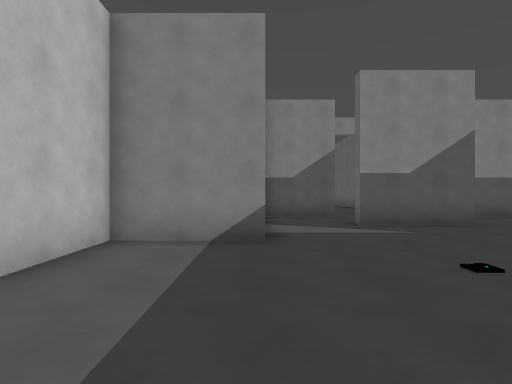
view 1 (above)

24 first-person views from a walk through a 3-D level made in the Godot game engine. The camera is 1.4 m above the floor, looks level and sees 75° across. The floor is counted in squares, 1.8 m on a side. Each view is taken from the middle of a square. On the plan, view 1 faces up. The plan holds only what a view shows up to about 11 squares ahead; the rest is blank. The place goes on beyond the plan.

view 2
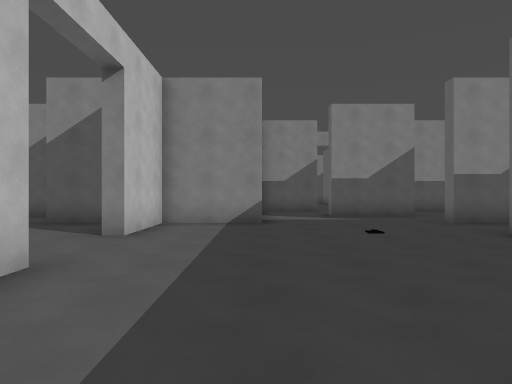

view 3
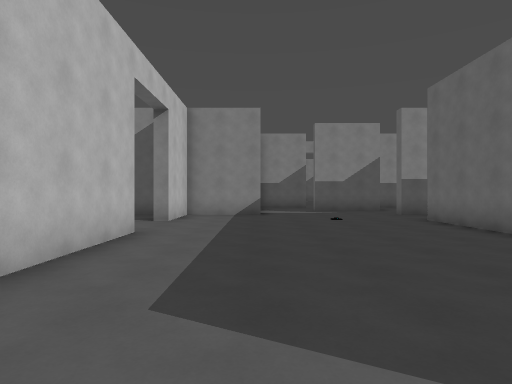

view 4
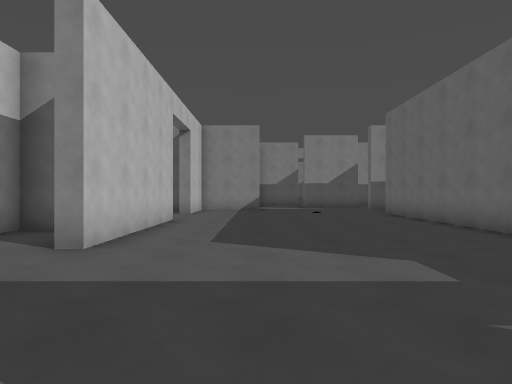

view 5
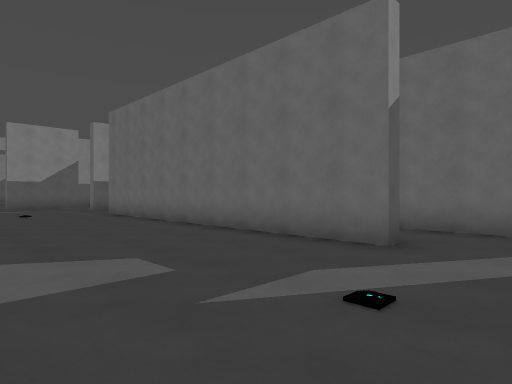

view 6
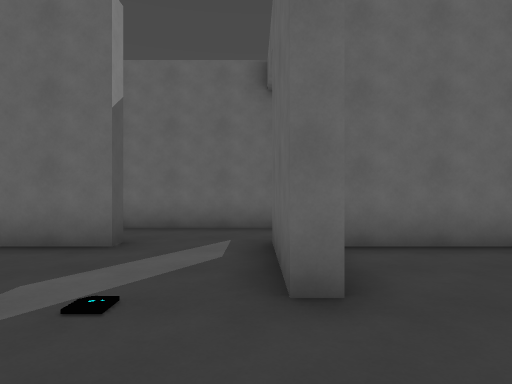

view 7
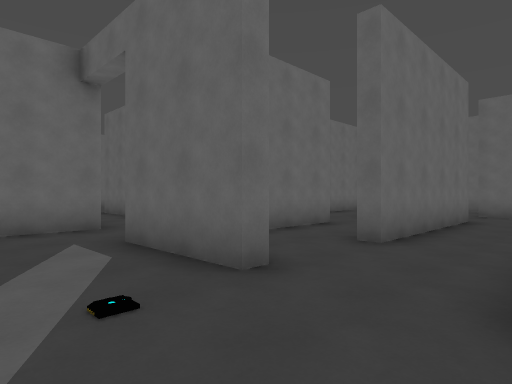

view 8
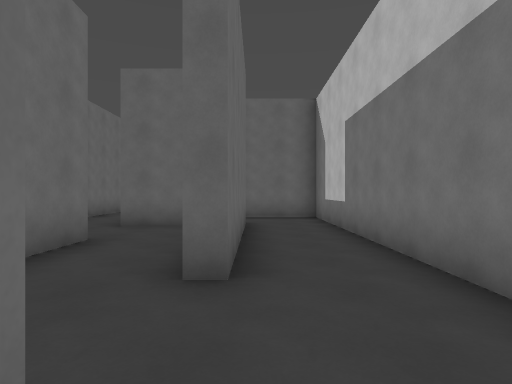

view 9
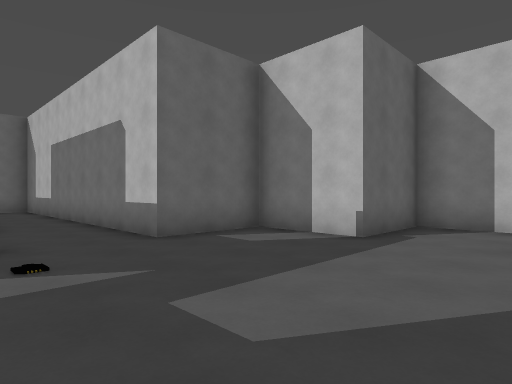

view 10
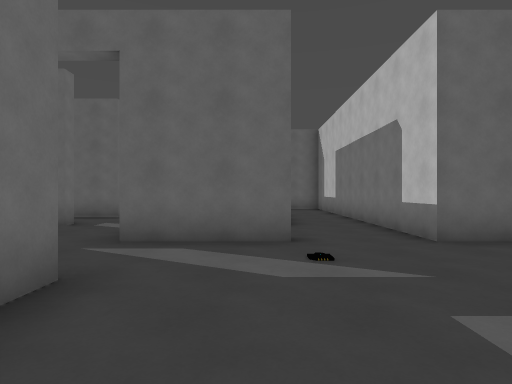

view 11
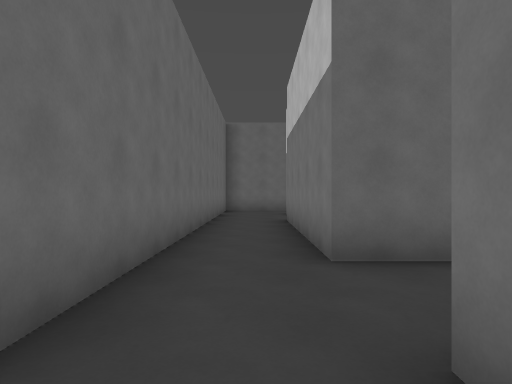

view 12
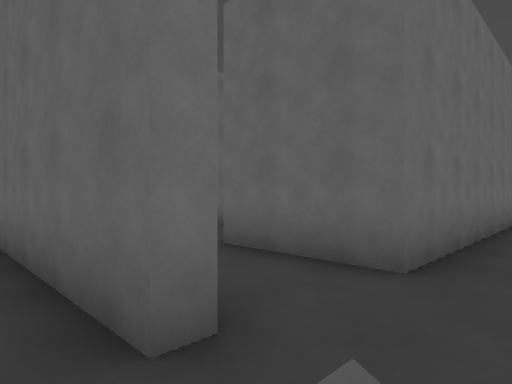

view 13
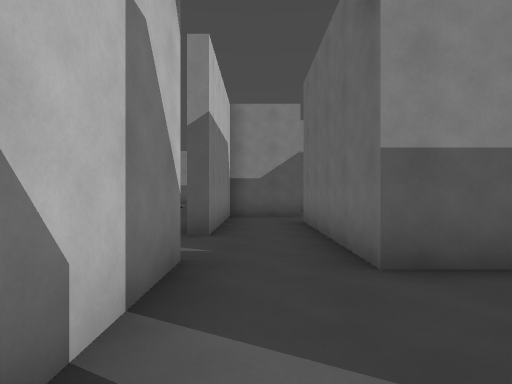

view 14
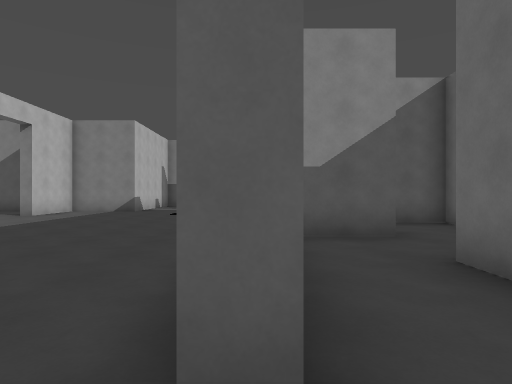

view 15
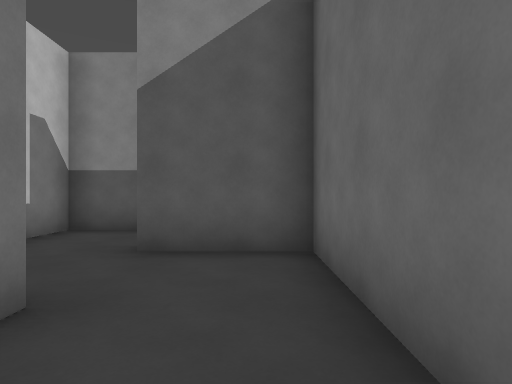

view 16
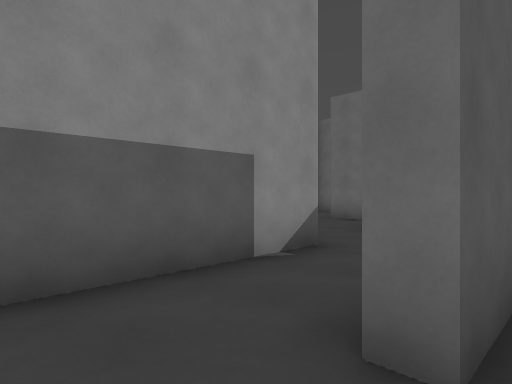

view 17
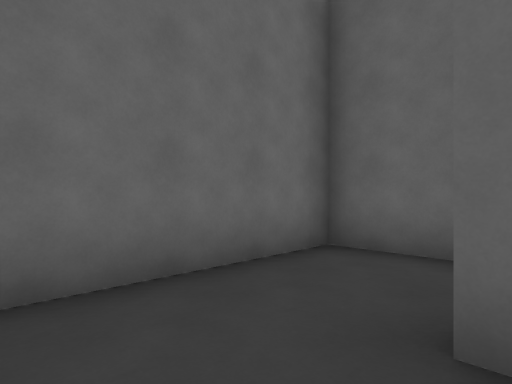

view 18
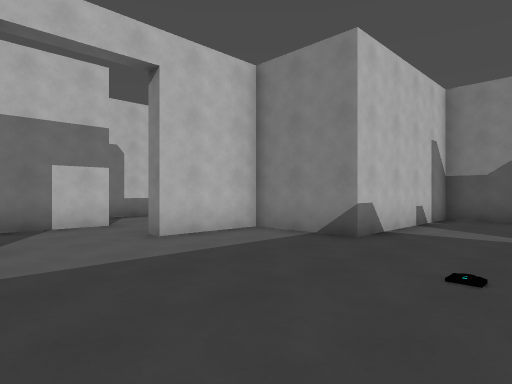

view 19
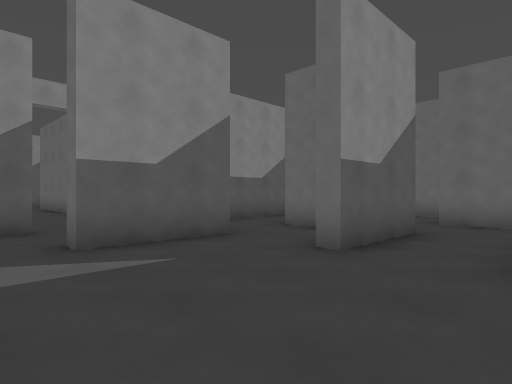

view 20
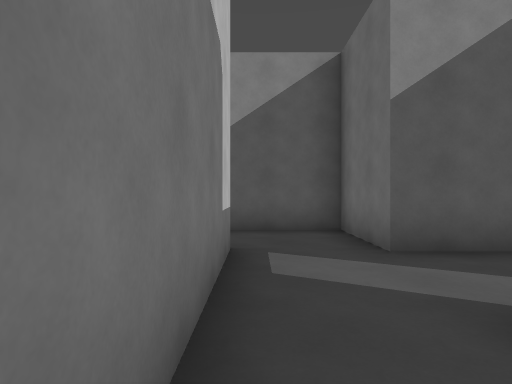

view 21
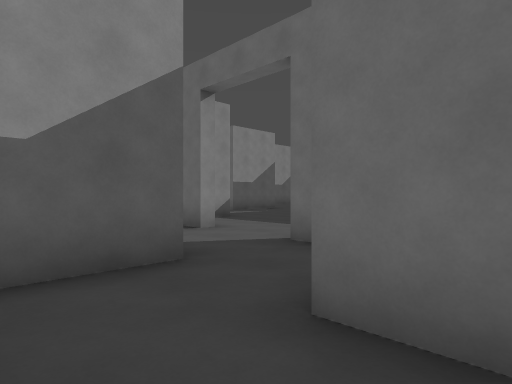

view 22
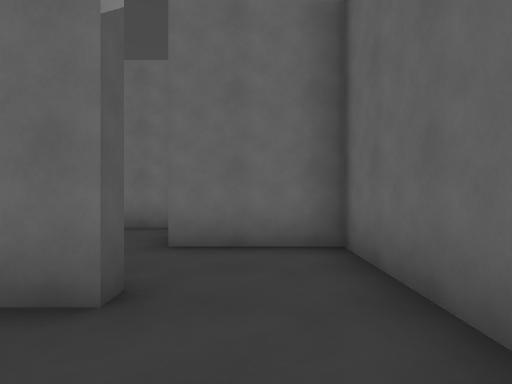

view 23
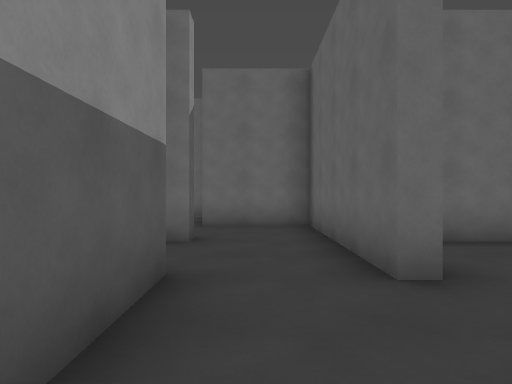

view 24
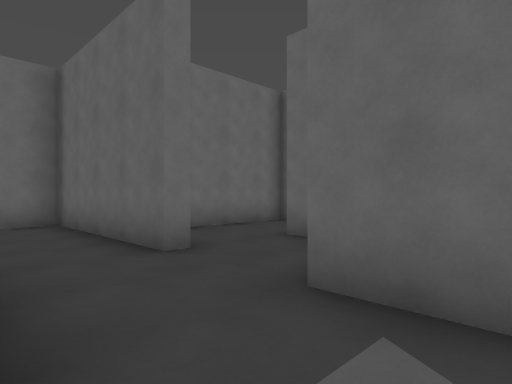

### Floor plan
Ten units are one square. View 1 is at (0, 0); x grows to the right and y downward. Boxes are objects, and circles mark ways between rooms. Rooms are numbered by the first view taken in them; rooms with no view inside come last. Other rooms are left out.
<svg viewBox="-145 -108 255 351">
<path fill="none" stroke="#000" d="M52 46 52 70 48 70 48 -32M-23 -5 -23 45M-23 67 -23 93 1 93 1 106M24 98 24 93 52 93 52 105M72 97 72 42M78 -53 50 -53 50 -58M52 -78 24 -78 24 -82M1 -84 1 -53 -23 -53 -23 -28M72 143 100 143M52 140 52 145M74 122 74 118 105 118M86 97 72 97M52 105 52 120M80 43 97 43 97 26M97 26 97 -3 74 -3M-73 -56 -73 -14M-72 20 -78 20 -78 12M-101 43 -52 43 -52 18M-48 -3 -66 -3M-99 22 -120 22M-101 48 -101 43M-138 43 -122 43M48 145 48 102M22 120 28 120M36 168 52 168M22 171 22 120M1 106 1 193 25 193M52 168 52 221M72 238 72 143M74 -3 74 -8M102 -28 52 -28 52 -15M-48 50 -48 67 -23 67M-23 45 -28 45M-41 22 -48 22 -48 28M-48 -31 -48 -10M-23 -28 -27 -28 -27 -36M-52 -53 -52 -78 -76 -78M75 22 52 22 52 46M25 -103 1 -103 1 -84M-27 4 -27 -5M-27 14 -27 4M-36 -53 -52 -53"/>
<circle cx="60" cy="100" r="3" fill="#2a7"/>
<circle cx="15" cy="100" r="3" fill="#2a7"/>
<circle cx="-30" cy="55" r="3" fill="#2a7"/>
<circle cx="-30" cy="-15" r="3" fill="#2a7"/>
<circle cx="60" cy="55" r="3" fill="#2a7"/>
<circle cx="15" cy="-80" r="3" fill="#2a7"/>
<circle cx="65" cy="120" r="3" fill="#2a7"/>
<circle cx="60" cy="150" r="3" fill="#2a7"/>
<circle cx="85" cy="20" r="3" fill="#2a7"/>
<circle cx="70" cy="35" r="3" fill="#2a7"/>
<circle cx="65" cy="0" r="3" fill="#2a7"/>
<circle cx="-65" cy="-50" r="3" fill="#2a7"/>
<circle cx="-50" cy="-40" r="3" fill="#2a7"/>
<circle cx="-100" cy="35" r="3" fill="#2a7"/>
<circle cx="-50" cy="10" r="3" fill="#2a7"/>
<circle cx="-130" cy="35" r="3" fill="#2a7"/>
<circle cx="20" cy="110" r="3" fill="#2a7"/>
<circle cx="50" cy="155" r="3" fill="#2a7"/>
<circle cx="-40" cy="0" r="3" fill="#2a7"/>
<circle cx="-40" cy="-30" r="3" fill="#2a7"/>
<text x="20" y="20">1</text>
<text x="80" y="130">2</text>
<text x="80" y="110">3</text>
<text x="80" y="30">4</text>
<text x="70" y="10">5</text>
<text x="-60" y="-30">6</text>
<text x="-70" y="30">7</text>
<text x="-110" y="30">8</text>
<text x="-140" y="30">9</text>
<text x="40" y="140">10</text>
<text x="10" y="150">11</text>
<text x="60" y="190">12</text>
<text x="80" y="-20">13</text>
<text x="-40" y="50">14</text>
<text x="-40" y="-20">15</text>
<text x="-70" y="-70">16</text>
<text x="60" y="30">17</text>
<text x="20" y="-90">18</text>
<text x="-50" y="0">19</text>
<text x="-40" y="10">20</text>
<text x="-40" y="-40">21</text>
</svg>
Room 1 opens to room 3. Room 1 opens to room 11. Room 1 opens to room 14. Room 1 opens to room 15. Room 1 opens to room 17. Room 1 opens to room 18. Room 2 opens to room 3. Room 2 opens to room 12. Room 4 opens to room 5. Room 4 opens to room 17. Room 5 opens to room 13. Room 6 opens to room 16. Room 6 opens to room 21. Room 7 opens to room 8. Room 7 opens to room 19. Room 8 opens to room 9. Room 10 opens to room 11. Room 10 opens to room 12. Room 15 opens to room 19. Room 15 opens to room 21.

Where each view was taken, in squares from view 1:
view 1: 0 up, 0 right, facing up
view 2: 3 down, 0 right, facing up
view 3: 6 down, 0 right, facing up
view 4: 9 down, 0 right, facing up
view 5: 9 down, 0 right, facing up-right
view 6: 9 down, 0 right, facing right
view 7: 7 down, 0 right, facing down-right
view 8: 9 down, 2 right, facing down
view 9: 4 down, 3 right, facing down-left
view 10: 4 down, 3 right, facing down
view 11: 13 down, 6 right, facing down
view 12: 11 down, 6 right, facing down-right
view 13: 13 down, 6 right, facing up
view 14: 8 down, 5 right, facing up
view 15: 4 down, 9 right, facing up
view 16: 0 up, 6 right, facing up-right
view 17: 0 up, 7 right, facing down-right
view 18: 0 up, 3 right, facing up-left
view 19: 3 up, 1 right, facing up-right
view 20: 1 up, 7 left, facing up
view 21: 3 down, 7 left, facing up-right
view 22: 3 down, 10 left, facing right
view 23: 3 down, 13 left, facing right
view 24: 2 down, 14 left, facing down-right
